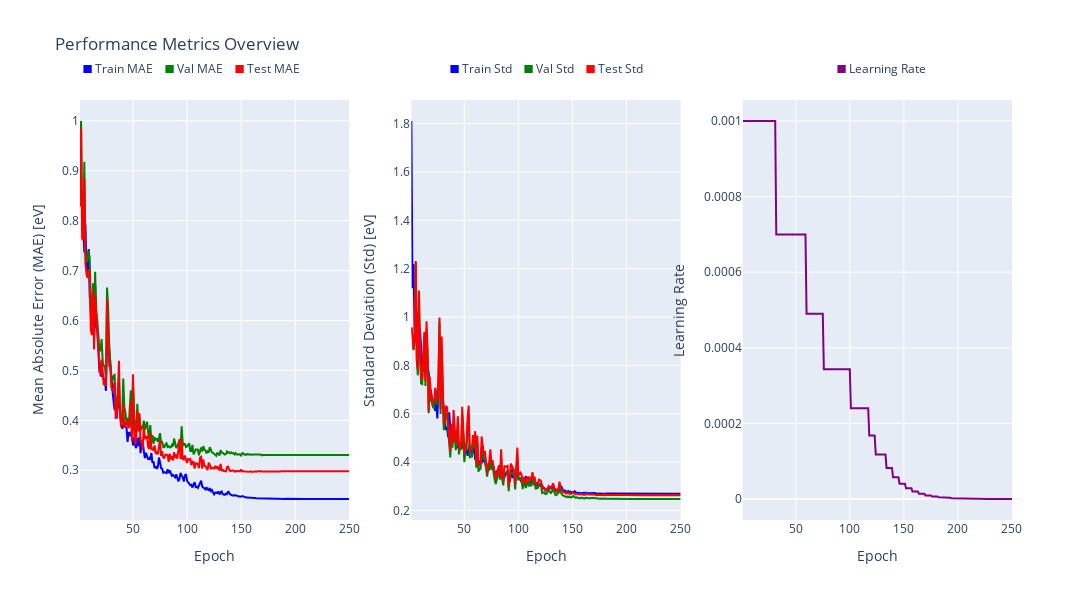

Write notebook code for a chart like this one.
### Code cell
# Create subplot figure with 1 row and 3 columns
fig = make_subplots(rows=1, cols=3, subplot_titles=(
    "Learning Curves",
    "Standard Deviation of Mean Error",
    "Learning Rate Schedule"
))

# === Subplot 1: Learning Curves ===
fig.add_trace(go.Scatter(
    x=df_training['Epoch'], y=df_training['Train_MAE_eV'],
    mode='lines', line=dict(color='blue'), name='Train MAE', showlegend=False
), row=1, col=1)

fig.add_trace(go.Scatter(
    x=df_training['Epoch'], y=df_training['Val_MAE_eV'],
    mode='lines', line=dict(color='green'), name='Val MAE', showlegend=False
), row=1, col=1)

fig.add_trace(go.Scatter(
    x=df_training['Epoch'], y=df_training['Test_MAE_eV'],
    mode='lines', line=dict(color='red'), name='Test MAE', showlegend=False
), row=1, col=1)

# === Subplot 2: Std ===
fig.add_trace(go.Scatter(
    x=df_training['Epoch'], y=df_training['Train_std_eV'],
    mode='lines', line=dict(color='blue'), name='Train Std', showlegend=False
), row=1, col=2)

fig.add_trace(go.Scatter(
    x=df_training['Epoch'], y=df_training['Val_std_eV'],
    mode='lines', line=dict(color='green'), name='Val Std', showlegend=False
), row=1, col=2)

fig.add_trace(go.Scatter(
    x=df_training['Epoch'], y=df_training['Test_std_eV'],
    mode='lines', line=dict(color='red'), name='Test Std', showlegend=False
), row=1, col=2)

# === Subplot 3: LR ===
fig.add_trace(go.Scatter(
    x=df_training['Epoch'], y=df_training['Learning_Rate'],
    mode='lines', line=dict(color='purple'), name='Learning Rate', showlegend=False
), row=1, col=3)

# Annotations for custom legends
fig.update_layout(
    annotations=[
        # Legend 1
        dict(x=0.12, y=1.05, xref='paper', yref='paper',
             text='<span style="color:blue">■</span> Train MAE &nbsp;&nbsp; <span style="color:green">■</span> Val MAE &nbsp;&nbsp; <span style="color:red">■</span> Test MAE',
             showarrow=False, font=dict(size=12)),

        # Legend 2
        dict(x=0.5, y=1.05, xref='paper', yref='paper',
             text='<span style="color:blue">■</span> Train Std &nbsp;&nbsp; <span style="color:green">■</span> Val Std &nbsp;&nbsp; <span style="color:red">■</span> Test Std',
             showarrow=False, font=dict(size=12)),

        # Legend 3
        dict(x=0.86, y=1.05, xref='paper', yref='paper',
             text='<span style="color:purple">■</span> Learning Rate',
             showarrow=False, font=dict(size=12)),
    ]
)

# Layout and axes
fig.update_layout(
    height=600, width=2000, title_text="Performance Metrics Overview", showlegend=False
)

fig.update_xaxes(title_text="Epoch", row=1, col=1)
fig.update_yaxes(title_text="Mean Absolute Error (MAE) [eV]", row=1, col=1)

fig.update_xaxes(title_text="Epoch", row=1, col=2)
fig.update_yaxes(title_text="Standard Deviation (Std) [eV]", row=1, col=2)

fig.update_xaxes(title_text="Epoch", row=1, col=3)
fig.update_yaxes(title_text="Learning Rate", row=1, col=3)

fig.show()

### Figure 1 — Plotly figure (JSON) as saved in the notebook; plotly's stock layout.template omitted (floating-point values rounded to 4 significant figures; data arrays with more than 128 entries replaced by an {"elided": "..."} marker saying what was removed)
{"data": [{"line": {"color": "blue"}, "mode": "lines", "name": "Train MAE", "showlegend": false, "type": "scatter", "x": {"elided": "250 int values"}, "xaxis": "x", "y": {"elided": "250 float values"}, "yaxis": "y"}, {"line": {"color": "green"}, "mode": "lines", "name": "Val MAE", "showlegend": false, "type": "scatter", "x": {"elided": "250 int values"}, "xaxis": "x", "y": {"elided": "250 float values"}, "yaxis": "y"}, {"line": {"color": "red"}, "mode": "lines", "name": "Test MAE", "showlegend": false, "type": "scatter", "x": {"elided": "250 int values"}, "xaxis": "x", "y": {"elided": "250 float values"}, "yaxis": "y"}, {"line": {"color": "blue"}, "mode": "lines", "name": "Train Std", "showlegend": false, "type": "scatter", "x": {"elided": "250 int values"}, "xaxis": "x2", "y": {"elided": "250 float values"}, "yaxis": "y2"}, {"line": {"color": "green"}, "mode": "lines", "name": "Val Std", "showlegend": false, "type": "scatter", "x": {"elided": "250 int values"}, "xaxis": "x2", "y": {"elided": "250 float values"}, "yaxis": "y2"}, {"line": {"color": "red"}, "mode": "lines", "name": "Test Std", "showlegend": false, "type": "scatter", "x": {"elided": "250 int values"}, "xaxis": "x2", "y": {"elided": "250 float values"}, "yaxis": "y2"}, {"line": {"color": "purple"}, "mode": "lines", "name": "Learning Rate", "showlegend": false, "type": "scatter", "x": {"elided": "250 int values"}, "xaxis": "x3", "y": {"elided": "250 float values"}, "yaxis": "y3"}], "layout": {"annotations": [{"font": {"size": 12}, "showarrow": false, "text": "<span style=\"color:blue\">■</span> Train MAE &nbsp;&nbsp; <span style=\"color:green\">■</span> Val MAE &nbsp;&nbsp; <span style=\"color:red\">■</span> Test MAE", "x": 0.12, "xanchor": "center", "xref": "paper", "y": 1.05, "yanchor": "bottom", "yref": "paper"}, {"font": {"size": 12}, "showarrow": false, "text": "<span style=\"color:blue\">■</span> Train Std &nbsp;&nbsp; <span style=\"color:green\">■</span> Val Std &nbsp;&nbsp; <span style=\"color:red\">■</span> Test Std", "x": 0.5, "xanchor": "center", "xref": "paper", "y": 1.05, "yanchor": "bottom", "yref": "paper"}, {"font": {"size": 12}, "showarrow": false, "text": "<span style=\"color:purple\">■</span> Learning Rate", "x": 0.86, "xanchor": "center", "xref": "paper", "y": 1.05, "yanchor": "bottom", "yref": "paper"}], "height": 600, "showlegend": false, "title": {"text": "Performance Metrics Overview"}, "width": 2000, "xaxis": {"anchor": "y", "domain": [0, 0.2889], "title": {"text": "Epoch"}}, "xaxis2": {"anchor": "y2", "domain": [0.3556, 0.6444], "title": {"text": "Epoch"}}, "xaxis3": {"anchor": "y3", "domain": [0.7111, 1], "title": {"text": "Epoch"}}, "yaxis": {"anchor": "x", "domain": [0, 1], "title": {"text": "Mean Absolute Error (MAE) [eV]"}}, "yaxis2": {"anchor": "x2", "domain": [0, 1], "title": {"text": "Standard Deviation (Std) [eV]"}}, "yaxis3": {"anchor": "x3", "domain": [0, 1], "title": {"text": "Learning Rate"}}}}
